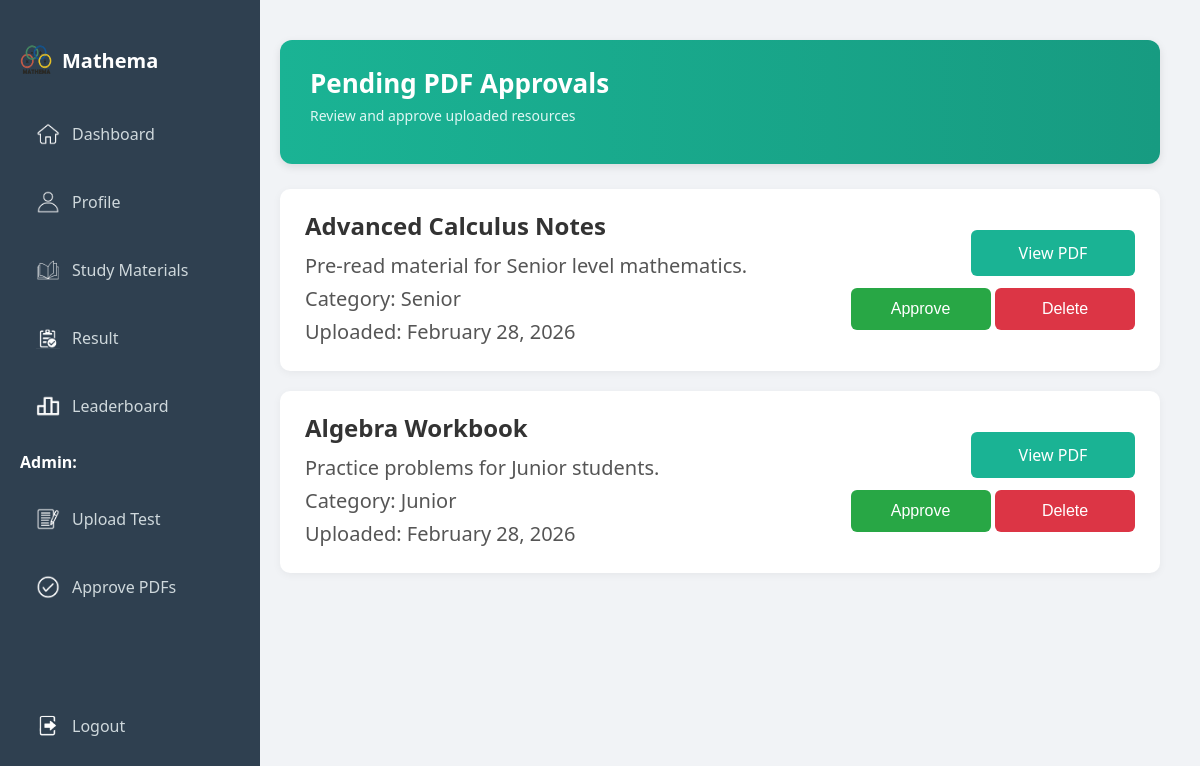
Page /dashboard/review-pending.php on the committed database.
### tables this page shows
CREATE TABLE `resources` (
  `id` int(11) NOT NULL,
  `title` varchar(255) NOT NULL,
  `description` text NOT NULL,
  `filename` varchar(255) NOT NULL,
  `category` varchar(50) NOT NULL,
  `status` varchar(20) DEFAULT 'pending',
  `uploaded_at` timestamp NOT NULL DEFAULT CURRENT_TIMESTAMP
);

### dashboard/review-pending.php (the view, shortened to what this page needs)
<?php
require_once 'pdo.php';
$stmt = $pdo->query("SELECT * FROM resources WHERE status = 'pending' ORDER BY uploaded_at DESC");
$pendingResources = $stmt->fetchAll();
?>
<!DOCTYPE html>
<html lang="en">
<head>
  <link rel="stylesheet" href="css/sidebar.css" />
  <link rel="stylesheet" href="css/resources.css" />
</head>
<body>
<div class="layout">
  <div class="sidebar">
      <div class="logo">
        <img src="images/logo.png" alt="Mathema Logo">
        <h2>Mathema</h2>
      </div>
      <ul>
        <li class="sidebarItems"><a href="dashboard.php"><img src="images/home.png"> Dashboard</a></li>
        <li class="sidebarItems"><a href="profile-page.php"><img src="images/profile.png"> Profile</a></li>
        <li class="sidebarItems"><a href="resources.php"><img src="images/resources.png"> Study Materials</a></li>
        <li class="sidebarItems"><a href="result.php"><img src="images/result.png"> Result</a></li>
        <li class="sidebarItems"><a href="leaderboard.php"><img src="images/rank.png" alt=""> Leaderboard</a></li>
        <li class="logout"><a href="../MyMathema.php"><img src="images/logout.png"> Logout</a></li>
      </ul>
      <h4>Admin:</h4>
      <ul>
        <li class="sidebarItems"><a href="admin-upload.php"><img src="images/test.png"> Upload Test</a></li>
        <li class="sidebarItems"><a href="review-pending.php"><img src="images/approve.png"> Approve PDFs</a></li>
      </ul>
    </div>
    <div class="main-content">
        <div class="pdf-header">
            <h1>Pending PDF Approvals</h1>
            <p class="subtext">Review and approve uploaded resources</p>
        </div>
        <div class="resource-list">
            <?php if (empty($pendingResources)) : ?>
                <div class="no-resource">No pending resources to review.</div>
            <?php else : ?>
                <?php foreach ($pendingResources as $res) : ?>
                    <div class="resource-card">
                        <div class="resource-card-content">
                            <h4><?= htmlspecialchars($res['title']) ?></h4>
                            <p><?= htmlspecialchars($res['description']) ?></p>
                            <p>Category: <?= htmlspecialchars($res['category']) ?></p>
                            <p>Uploaded: <?= date('F j, Y', strtotime($res['uploaded_at'])) ?></p>
                        </div>
                        <div class="action-buttons">
                            <a href="uploads/<?= htmlspecialchars($res['filename']) ?>" target="_blank" class="button view">View PDF</a>
                            <form action="review-pending.php" method="post">
                                <button type="submit" name="action" value="approve" class="button approve">Approve</button>
                                <button type="submit" name="action" value="delete" class="button delete">Delete</button>
                            </form>
                        </div>
                    </div>
                <?php endforeach; ?>
            <?php endif; ?>
        </div>
    </div>
</div>
</body>
</html>

### dashboard/css/sidebar.css (style rules this page uses)
body { font-family: 'Segoe UI', sans-serif; background-color: #f1f3f6; margin: 0; padding: 0; }
.layout { display: flex; min-height: 100vh; }
.sidebar { width: 220px; background-color: #2f4050; color: #fff; padding: 30px 20px; height: 100vh; position: fixed; top: 0; left: 0; }
.sidebar .logo { display: flex; align-items: center; gap: 10px; margin-bottom: 20px; }
.sidebar .logo img { width: 32px; height: 32px; }
.sidebar .logo h2 { font-size: 20px; font-weight: bold; color: #fff; }
.sidebar ul { list-style: none; padding: 0; }
.sidebarItems { margin: 20px 0; }
.sidebarItems a { display: flex; align-items: center; gap: 12px; padding: 12px 16px; text-decoration: none; color: #cfd8dc; border-radius: 6px; transition: background-color 0.3s ease; }
.sidebar ul li a img { width: 24px; height: 24px; object-fit: contain; filter: brightness(0) invert(1); }
.logout { margin: 20px 0; }
.logout a { position: fixed; display: flex; align-items: center; bottom: 0; margin-bottom: 50px; min-width: 188px; gap: 12px; padding: 12px 16px; text-decoration: none; color: #cfd8dc; border-radius: 6px; transition: background-color 0.3s ease; }
.main-content { margin-left: 240px; padding: 40px; width: calc(100% - 240px); }

### dashboard/css/resources.css (style rules this page uses)
.pdf-header { background: linear-gradient(to right, #1ab394, #179b81); padding: 25px 30px; border-radius: 12px; color: white; box-shadow: 0 3px 8px rgba(0,0,0,0.1); margin-bottom: 25px; }
.pdf-header h1 { font-size: 26px; margin: 0; }
.pdf-header .subtext { font-size: 14px; color: #e0f7f4; margin-top: 5px; }
.resource-list { display: flex; flex-direction: column; gap: 20px; }
.resource-card { background: #fff; padding: 20px 25px; border-radius: 10px; box-shadow: 0 2px 8px rgba(0,0,0,0.05); }
.resource-card h4 { margin: 0 0 8px; font-size: 18px; color: #333; }
.resource-card p { font-size: 14px; color: #555; margin: 0 0 5px; }
.resource-card { display: flex; justify-content: space-between; flex-wrap: wrap; padding: 20px 25px; border-radius: 10px; background: #fff; box-shadow: 0 2px 8px rgba(0, 0, 0, 0.05); font-size: 17px; }
.resource-card-content { flex: 1; min-width: 300px; }
.resource-card h4 { font-size: 24px; margin-bottom: 10px; }
.resource-card p { font-size: 20px; margin: 6px 0; }
.action-buttons { display: flex; flex-direction: column; justify-content: center; align-items: flex-end; gap: 12px; min-width: 160px; }
.button { display: inline-block; width: 140px; padding: 12px; font-size: 16px; text-align: center; border-radius: 6px; border: none; cursor: pointer; text-decoration: none; color: white; }
.button.view { background-color: #1ab394; }
.button.approve { background-color: #28a745; }
.button.delete { background-color: #dc3545; }

### rows in the picture
resources: title "Advanced Calculus Notes", description "Pre-read material for Senior level mathematics.", category "Senior", uploaded_at "February 28, 2026"
resources: title "Algebra Workbook", description "Practice problems for Junior students.", category "Junior", uploaded_at "February 28, 2026"
